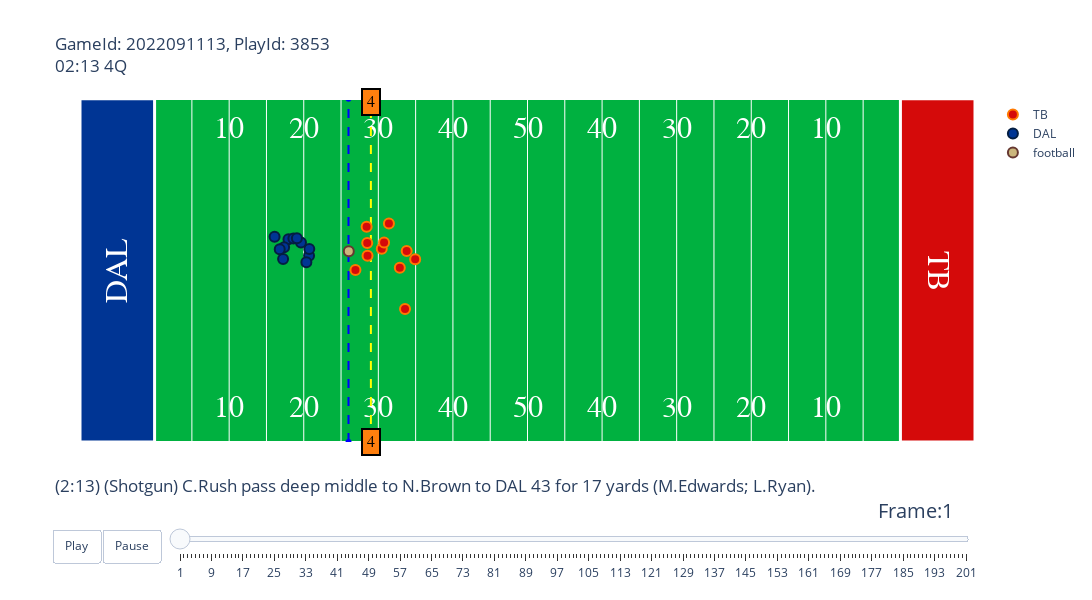

The cell this chart's notebook holds for it:
### Markdown cell above
# Play visualizer

### Code cell
import Play_visualizer
from Play_visualizer import animate_play

# random game/play -- should work with any! 
gid = 2022091113
pid = 3853

animate_play(games=games_df, tracking_df=tracking_df,
             play_df=plays_df, players=players_df, gameId=gid,
             playId=pid)
